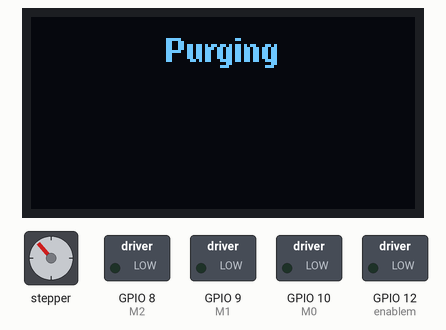
This sketch was run on a simulated ESP32-S3. Parts: stepper motor, 128×64 one-colour display, switched loads named in the sketch (green lamp = pin HIGH). Wiring (inferred from the names in the program): stepper motor driver (200 steps per turn assumed): step GPIO 11; direction GPIO 13. Pins used as bus, display or sensor lines are not drawn.

Above: at 0.8 s.
At 10.1 s:
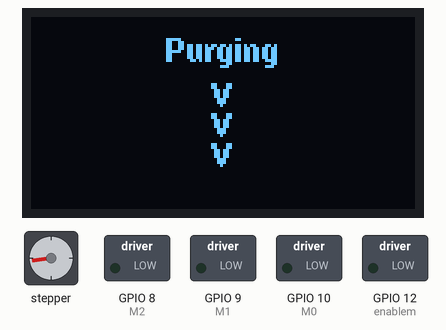
At 20.3 s:
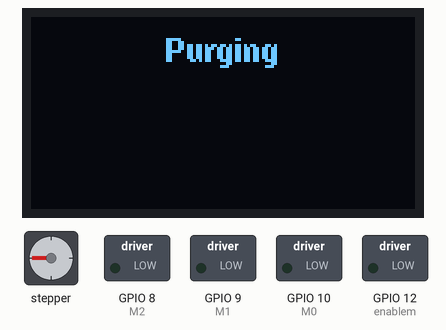
At 39.8 s:
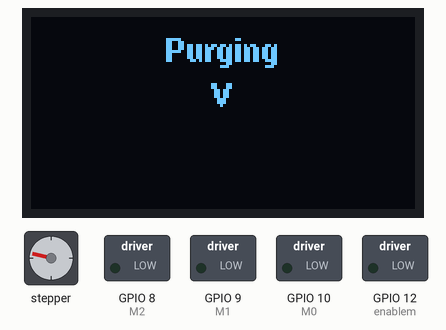
Timing chart, 0 to 40.0 s (numbered marks = the images above):
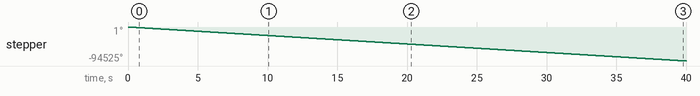

The sketch:

Sound_removal_RD1.ino
```cpp
// //---------------------------------Sound-----------------------------------------------//

#include "Ticker.h"
#include <U8g2lib.h>
#define dirPin 13
#define stepPin 11
#define stepsPerRevolution 200
#define M0 10
#define M1 9
#define M2 8
#define enablem 12

void stopMotor();  //WORKING WITHOUT BATCH FILE
void startMotor(); //WORKING WITHOUT BATCH FILE 2
void stepperPulse();
void prime_anima();

Ticker motor(stepperPulse, 700, 0, MICROS_MICROS); // 3ms = ~333 steps/sec //500 BEST 450
Ticker prime_anim(prime_anima, 600, 0, MILLIS);
U8G2_SSD1309_128X64_NONAME2_F_4W_SW_SPI u8g2(U8G2_R0, /* clock=13*/ 35, /* data=11*/ 30, /* cs=10*/ 33, /* dc=9*/ 31, /* reset=8*/ 32);

unsigned long lastUpdate = 0;
const unsigned long animationInterval = 300;
bool motorRunning = false;
unsigned int stepCount = 0;
const unsigned int targetSteps = 100000;
int arrowStep = 0;
void setup() {
  u8g2.begin();
  pinMode(stepPin, OUTPUT);
  pinMode(dirPin, OUTPUT);
  pinMode(enablem, OUTPUT);
  pinMode(M0, OUTPUT);
  pinMode(M1, OUTPUT);
  pinMode(M2, OUTPUT);


  digitalWrite(M0, LOW);
  digitalWrite(M1, LOW);
  digitalWrite(M2, LOW);

  digitalWrite(dirPin, LOW);

  startMotor();
  prime_anim.start();
}

void prime_anima() {

    // if (millis() - lastUpdate < animationInterval) return;
    // lastUpdate = millis();

    u8g2.clearBuffer();
    u8g2.setFont(u8g2_font_helvB08_te);

     u8g2.drawStr(45, 15, "Purging");


    if (arrowStep >= 1)
        u8g2.drawStr(60, 30, "V");
    if (arrowStep >= 2)
        u8g2.drawStr(60, 40, "V");
    if (arrowStep >= 3)
        u8g2.drawStr(60, 50, "V");

    u8g2.sendBuffer();

    arrowStep++;
    if (arrowStep > 3) arrowStep = 0;
}

void stepperPulse() {
  digitalWrite(stepPin, HIGH);
  delayMicroseconds(1);
  digitalWrite(stepPin, LOW);

  stepCount++;
  if (stepCount >= targetSteps) {
    stopMotor();
  }
}

void startMotor() {
  stepCount = 0;
  digitalWrite(enablem, LOW);
  motor.start();
  motorRunning = true;
}

void stopMotor() {
  motor.stop();
  prime_anim.stop();
  digitalWrite(enablem, HIGH);
  motorRunning = false;
}

void loop() {
  motor.update();
  prime_anim.update();
}


//----------------------------------------------------------------------------------------------
// #include <AccelStepper.h>
// #include <U8g2lib.h>

// #define dirPin 13
// #define stepPin 11
// #define M0 10
// #define M1 9
// #define M2 8
// #define enablem 12

// AccelStepper stepper(AccelStepper::DRIVER, stepPin, dirPin);

// // --- OLED animation ticker ---
// #include "Ticker.h"
// void prime_anima();
// Ticker prime_anim(prime_anima, 1200, 0, MILLIS);
// U8G2_SSD1309_128X64_NONAME2_F_4W_SW_SPI u8g2(U8G2_R0, 35, 30, 33, 31, 32);

// unsigned long lastUpdate = 0;
// const unsigned long animationInterval = 600;
// int arrowStep = 0;

// void setup() {
//   u8g2.begin();

//   pinMode(enablem, OUTPUT);
//   pinMode(M0, OUTPUT);
//   pinMode(M1, OUTPUT);
//   pinMode(M2, OUTPUT);

//   // Try 1/8 microstepping for smooth motion
//   digitalWrite(M0, LOW);
//   digitalWrite(M1, LOW);
//   digitalWrite(M2, LOW);

//   digitalWrite(enablem, LOW); // enable motor

//   stepper.setMaxSpeed(1200);      // max speed (steps/sec)
//   stepper.setAcceleration(200);   // ramp rate
//   stepper.moveTo(20000);          // target steps

//   prime_anim.start();
// }

// void loop() {
//   stepper.run();        // generates smooth pulses with ramping
//   prime_anim.update();  // safe OLED animation
// }

// void prime_anima() {
//   if (millis() - lastUpdate < animationInterval) return;
//   lastUpdate = millis();

//   u8g2.clearBuffer();
//   u8g2.setFont(u8g2_font_helvB08_te);
//   u8g2.drawStr(45, 15, "Purging");

//   if (arrowStep >= 1) u8g2.drawStr(60, 30, "V");
//   if (arrowStep >= 2) u8g2.drawStr(60, 40, "V");
//   if (arrowStep >= 3) u8g2.drawStr(60, 50, "V");

//   u8g2.sendBuffer();

//   arrowStep++;
//   if (arrowStep > 3) arrowStep = 0;
// }
```

Measured:
- by itself, stepper: keeps turning counter-clockwise at about 2366°/s
